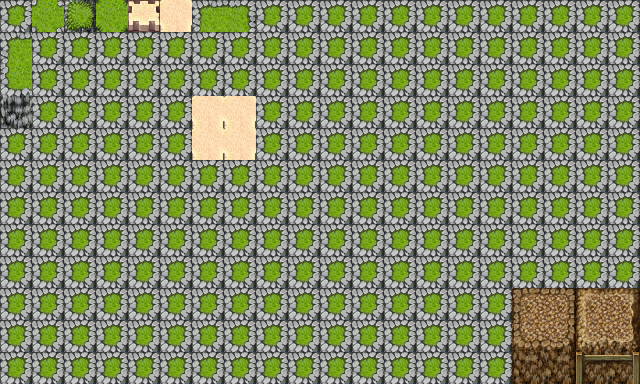

Below is a game level as drawn by its tile map, then a one-line description and the .tmx file that defines it, in full:
An orthogonal 20x12 tile map with 32x32 px tiles, 1 tile layer (Tile Layer 1).

<map version="1.0" orientation="orthogonal" width="20" height="12" tilewidth="32" tileheight="32">
 <tileset firstgid="1" name="TestTileset" tilewidth="32" tileheight="32">
  <image source="TestTileset.png" width="512" height="480" />
 </tileset>
 <layer name="Tile Layer 1" width="20" height="12">
  <data>
   <tile gid="1" />
   <tile gid="2" />
   <tile gid="3" />
   <tile gid="4" />
   <tile gid="15" />
   <tile gid="16" />
   <tile gid="17" />
   <tile gid="18" />
   <tile gid="1" />
   <tile gid="1" />
   <tile gid="1" />
   <tile gid="1" />
   <tile gid="1" />
   <tile gid="1" />
   <tile gid="1" />
   <tile gid="1" />
   <tile gid="1" />
   <tile gid="1" />
   <tile gid="1" />
   <tile gid="1" />
   <tile gid="17" />
   <tile gid="1" />
   <tile gid="1" />
   <tile gid="1" />
   <tile gid="1" />
   <tile gid="1" />
   <tile gid="1" />
   <tile gid="1" />
   <tile gid="1" />
   <tile gid="1" />
   <tile gid="1" />
   <tile gid="1" />
   <tile gid="1" />
   <tile gid="1" />
   <tile gid="1" />
   <tile gid="1" />
   <tile gid="1" />
   <tile gid="1" />
   <tile gid="1" />
   <tile gid="1" />
   <tile gid="33" />
   <tile gid="1" />
   <tile gid="1" />
   <tile gid="1" />
   <tile gid="1" />
   <tile gid="1" />
   <tile gid="1" />
   <tile gid="1" />
   <tile gid="1" />
   <tile gid="1" />
   <tile gid="1" />
   <tile gid="1" />
   <tile gid="1" />
   <tile gid="1" />
   <tile gid="1" />
   <tile gid="1" />
   <tile gid="1" />
   <tile gid="1" />
   <tile gid="1" />
   <tile gid="1" />
   <tile gid="49" />
   <tile gid="1" />
   <tile gid="1" />
   <tile gid="1" />
   <tile gid="1" />
   <tile gid="1" />
   <tile gid="16" />
   <tile gid="16" />
   <tile gid="1" />
   <tile gid="1" />
   <tile gid="1" />
   <tile gid="1" />
   <tile gid="1" />
   <tile gid="1" />
   <tile gid="1" />
   <tile gid="1" />
   <tile gid="1" />
   <tile gid="1" />
   <tile gid="1" />
   <tile gid="1" />
   <tile gid="1" />
   <tile gid="1" />
   <tile gid="1" />
   <tile gid="1" />
   <tile gid="1" />
   <tile gid="1" />
   <tile gid="16" />
   <tile gid="16" />
   <tile gid="1" />
   <tile gid="1" />
   <tile gid="1" />
   <tile gid="1" />
   <tile gid="1" />
   <tile gid="1" />
   <tile gid="1" />
   <tile gid="1" />
   <tile gid="1" />
   <tile gid="1" />
   <tile gid="1" />
   <tile gid="1" />
   <tile gid="1" />
   <tile gid="1" />
   <tile gid="1" />
   <tile gid="1" />
   <tile gid="1" />
   <tile gid="1" />
   <tile gid="1" />
   <tile gid="1" />
   <tile gid="1" />
   <tile gid="1" />
   <tile gid="1" />
   <tile gid="1" />
   <tile gid="1" />
   <tile gid="1" />
   <tile gid="1" />
   <tile gid="1" />
   <tile gid="1" />
   <tile gid="1" />
   <tile gid="1" />
   <tile gid="1" />
   <tile gid="1" />
   <tile gid="1" />
   <tile gid="1" />
   <tile gid="1" />
   <tile gid="1" />
   <tile gid="1" />
   <tile gid="1" />
   <tile gid="1" />
   <tile gid="1" />
   <tile gid="1" />
   <tile gid="1" />
   <tile gid="1" />
   <tile gid="1" />
   <tile gid="1" />
   <tile gid="1" />
   <tile gid="1" />
   <tile gid="1" />
   <tile gid="1" />
   <tile gid="1" />
   <tile gid="1" />
   <tile gid="1" />
   <tile gid="1" />
   <tile gid="1" />
   <tile gid="1" />
   <tile gid="1" />
   <tile gid="1" />
   <tile gid="1" />
   <tile gid="1" />
   <tile gid="1" />
   <tile gid="1" />
   <tile gid="1" />
   <tile gid="1" />
   <tile gid="1" />
   <tile gid="1" />
   <tile gid="1" />
   <tile gid="1" />
   <tile gid="1" />
   <tile gid="1" />
   <tile gid="1" />
   <tile gid="1" />
   <tile gid="1" />
   <tile gid="1" />
   <tile gid="1" />
   <tile gid="1" />
   <tile gid="1" />
   <tile gid="1" />
   <tile gid="1" />
   <tile gid="1" />
   <tile gid="1" />
   <tile gid="1" />
   <tile gid="1" />
   <tile gid="1" />
   <tile gid="1" />
   <tile gid="1" />
   <tile gid="1" />
   <tile gid="1" />
   <tile gid="1" />
   <tile gid="1" />
   <tile gid="1" />
   <tile gid="1" />
   <tile gid="1" />
   <tile gid="1" />
   <tile gid="1" />
   <tile gid="1" />
   <tile gid="1" />
   <tile gid="1" />
   <tile gid="1" />
   <tile gid="1" />
   <tile gid="1" />
   <tile gid="1" />
   <tile gid="1" />
   <tile gid="1" />
   <tile gid="1" />
   <tile gid="1" />
   <tile gid="1" />
   <tile gid="1" />
   <tile gid="179" />
   <tile gid="180" />
   <tile gid="181" />
   <tile gid="182" />
   <tile gid="1" />
   <tile gid="1" />
   <tile gid="1" />
   <tile gid="1" />
   <tile gid="1" />
   <tile gid="1" />
   <tile gid="1" />
   <tile gid="1" />
   <tile gid="1" />
   <tile gid="1" />
   <tile gid="1" />
   <tile gid="1" />
   <tile gid="1" />
   <tile gid="1" />
   <tile gid="1" />
   <tile gid="1" />
   <tile gid="195" />
   <tile gid="196" />
   <tile gid="197" />
   <tile gid="198" />
   <tile gid="1" />
   <tile gid="1" />
   <tile gid="1" />
   <tile gid="1" />
   <tile gid="1" />
   <tile gid="1" />
   <tile gid="1" />
   <tile gid="1" />
   <tile gid="1" />
   <tile gid="1" />
   <tile gid="1" />
   <tile gid="1" />
   <tile gid="1" />
   <tile gid="1" />
   <tile gid="1" />
   <tile gid="1" />
   <tile gid="211" />
   <tile gid="212" />
   <tile gid="213" />
   <tile gid="214" />
  </data>
 </layer>
</map>